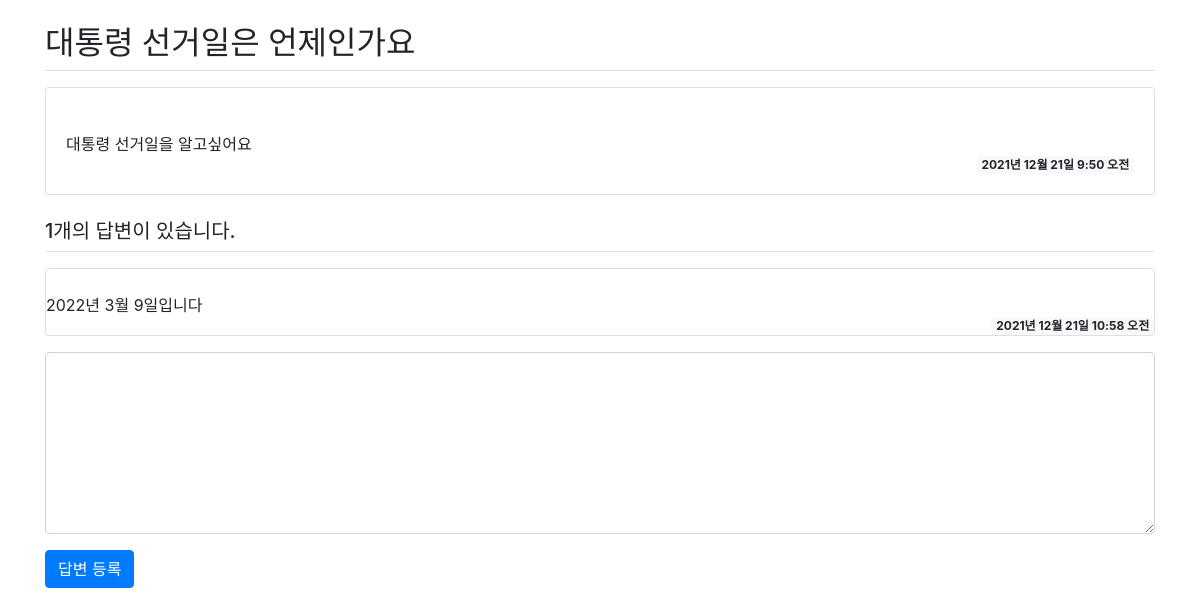
The app's page /board/5/ with its own data.
### board/models.py (models this page shows, shortened)
class Question(models.Model):
    subject = models.CharField(max_length=100)  # 제목 칼럼
    content = models.TextField()                # 내용
    create_date = models.DateTimeField()        # 작성일

class Answer(models.Model):
    question = models.ForeignKey(Question, on_delete=models.CASCADE)    # 외래키, 제목
    content = models.TextField()    # 답변 내용
    create_date = models.DateTimeField()    # 답변 작성일

### board/views.py (the view)
# urls.py: path('<int:question_id>/', views.detail, name='detail'),
def detail(request, question_id):
    question = Question.objects.get(id=question_id)
    return render(request, 'board/detail.html', {'question': question})

### templates/board/detail.html (shortened to what this page needs)
{% extends 'base.html' %}
{% block content %}
<div class="container my-3">
    <h2 class="border-bottom py-2">{{ question.subject }}</h2>
    <div class="card my-3">
        <div class="card-body">
            <div class="card-text" style="white-space:pre-line">
                {{ question.content }}
            </div>
            <div class="d-flex justify-content-end">
                <div class="badge badge-light">
                    {{ question.create_date }}
                </div>
            </div>
        </div>
    </div>
    <h5 class="border-bottom my-3 py-2">
        {{ question.answer_set.count }}개의 답변이 있습니다.
    </h5>
    {% for answer in question.answer_set.all %}
    <div class="card my-3">
        <div class="card-text" style="white-space:pre-line">
            {{ answer.content }}
        </div>
        <div class="d-flex justify-content-end">
            <div class="badge badge-light">
                {{ answer.create_date }}
            </div>
        </div>
    </div>
    {% endfor %}
    <form action="{% url 'board:answer_create' question.id %}" method="post">
        <div class="form-group">
            <textarea name="content" rows="7" cols="50" class="form-control"></textarea>
        </div>
        <input type="submit" value="답변 등록" class="btn btn-primary">
    </form>
</div>
{% endblock %}

### records on screen
Question: subject "대통령 선거일은 언제인가요", content "대통령 선거일을 알고싶어요", create_date "2021년 12월 21일 9:50 오전", answer_set.count "1"
Answer: content "2022년 3월 9일입니다", create_date "2021년 12월 21일 10:58 오전"
